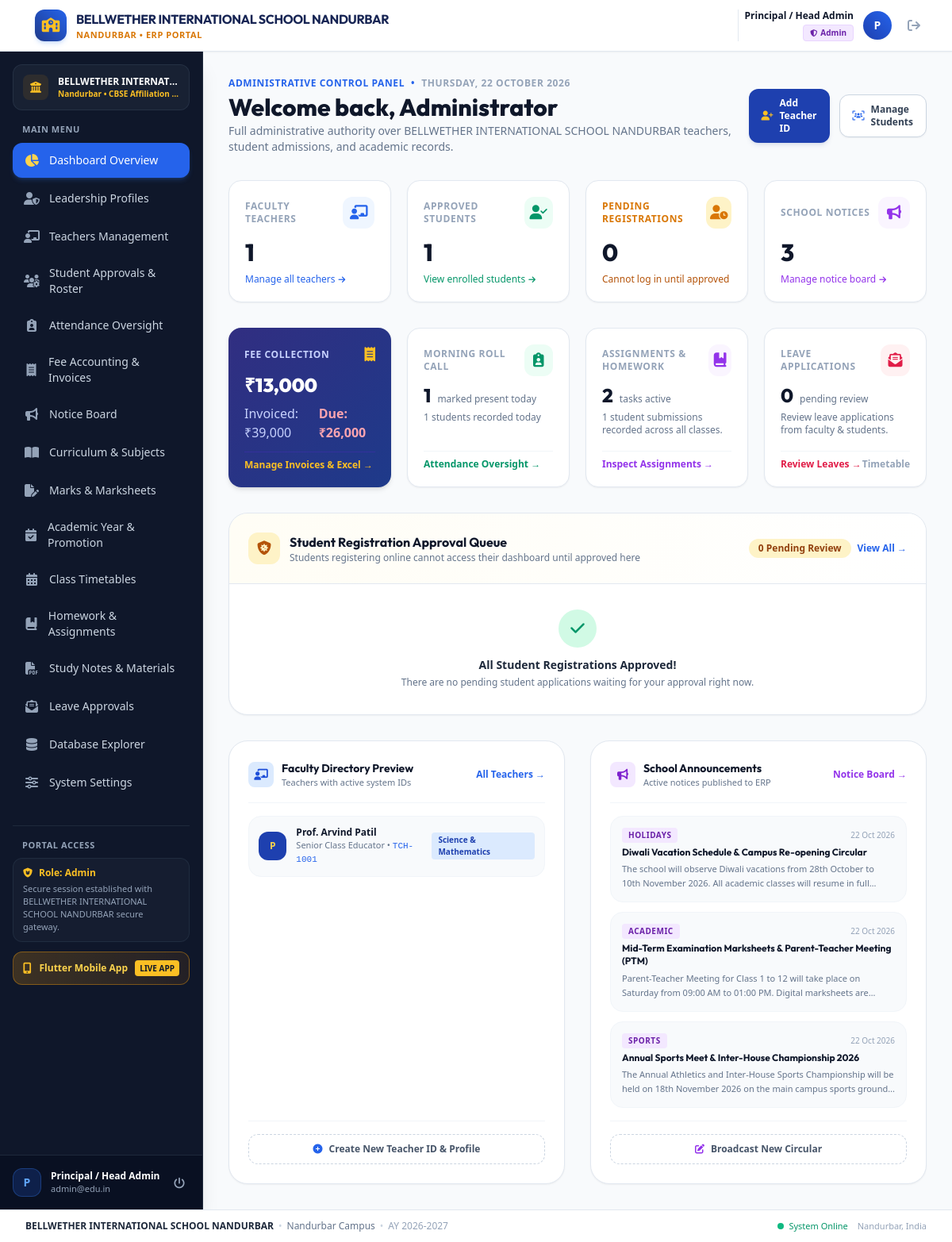
/admin/index.php (signed in), run on the app's committed database.
### tables this page shows
CREATE TABLE settings (
            key TEXT PRIMARY KEY,
            value TEXT
        );

CREATE TABLE teachers (
            id INTEGER PRIMARY KEY AUTOINCREMENT,
            user_id INTEGER UNIQUE NOT NULL,
            teacher_code TEXT UNIQUE NOT NULL,
            full_name TEXT NOT NULL,
            gender TEXT,
            phone TEXT,
            department TEXT NOT NULL,
            designation TEXT,
            qualification TEXT,
            joining_date TEXT, assigned_class TEXT DEFAULT NULL, photo TEXT DEFAULT NULL,
            FOREIGN KEY (user_id) REFERENCES users(id) ON DELETE CASCADE
        );

CREATE TABLE notices (
            id INTEGER PRIMARY KEY AUTOINCREMENT,
            title TEXT NOT NULL,
            content TEXT NOT NULL,
            audience TEXT CHECK(audience IN ('all', 'teachers', 'students')) DEFAULT 'all',
            category TEXT DEFAULT 'Circular',
            posted_by INTEGER,
            created_at DATETIME DEFAULT CURRENT_TIMESTAMP
        );

### admin/index.php (the view, shortened to what the rows shown need)
<?php
require_once __DIR__ . '/../includes/auth.php';
$recent_teachers = $pdo->query("
    SELECT t.*, u.email, u.status
    FROM teachers t
    JOIN users u ON t.user_id = u.id
    ORDER BY t.id DESC LIMIT 4
")->fetchAll();
$recent_notices = $pdo->query("SELECT * FROM notices ORDER BY id DESC LIMIT 3")->fetchAll();
?>
<?php
require_once __DIR__ . '/../includes/header.php';
require_once __DIR__ . '/../includes/sidebar.php';
?>
<main class="flex-1 overflow-y-auto bg-slate-50 p-4 sm:p-6 lg:p-8">
    <div class="flex flex-col sm:flex-row sm:items-center justify-between gap-4 mb-8">
        <div>
            <div class="flex items-center space-x-2 text-xs font-bold text-blue-600 uppercase tracking-wider mb-1">
                <span>Administrative Control Panel</span>
                <span>&bull;</span>
                <span class="text-slate-400"><?= date('l, d F Y') ?></span>
            </div>
            <h1 class="text-2xl sm:text-3xl font-extrabold text-slate-900 font-['Outfit']">
                Welcome back, Administrator
            </h1>
            <p class="text-xs sm:text-sm text-slate-500 mt-0.5">
                Full administrative authority over <?= htmlspecialchars($school_name) ?> teachers, student admissions, and academic records.
            </p>
        </div>
    </div>
    <section class="mb-8">
        <div class="bg-white rounded-3xl border border-slate-200 shadow-sm overflow-hidden">
            <div class="p-5 sm:p-6 border-b border-slate-200 flex flex-col sm:flex-row sm:items-center justify-between gap-3 bg-gradient-to-r from-amber-50/50 to-white">
                <div class="flex items-center space-x-3">
                    <div>
                        <h2 class="text-base font-bold text-slate-900 font-['Outfit']">Student Registration Approval Queue</h2>
                    </div>
                </div>
            </div>
        </div>
    </section>
    <div class="grid grid-cols-1 lg:grid-cols-2 gap-8">
        <div class="bg-white rounded-3xl border border-slate-200 shadow-sm p-6 flex flex-col justify-between">
            <div>
                <div class="space-y-3">
                    <?php foreach ($recent_teachers as $t): ?>
                        <div class="flex items-center justify-between p-3 rounded-2xl bg-slate-50 border border-slate-100 hover:bg-slate-100/70 transition">
                            <div class="flex items-center space-x-3">
                                <div class="w-9 h-9 rounded-xl bg-navy-800 text-amber-300 flex items-center justify-center font-bold text-xs">
                                    <?= strtoupper(substr($t['full_name'], 0, 1)) ?>
                                </div>
                                <div>
                                    <p class="text-xs font-bold text-slate-900"><?= htmlspecialchars($t['full_name']) ?></p>
                                    <p class="text-[11px] text-slate-500"><?= htmlspecialchars($t['designation'] ?: $t['department']) ?> &bull; <span class="font-mono text-blue-600"><?= htmlspecialchars($t['teacher_code']) ?></span></p>
                                </div>
                            </div>
                            <span class="px-2 py-0.5 rounded text-[10px] font-bold bg-blue-100 text-blue-800">
                                <?= htmlspecialchars($t['department']) ?>
                            </span>
                        </div>
                    <?php endforeach; ?>
                </div>
            </div>
        </div>
        <div class="bg-white rounded-3xl border border-slate-200 shadow-sm p-6 flex flex-col justify-between">
            <div>
                <div class="space-y-3">
                    <?php foreach ($recent_notices as $n): ?>
                        <div class="p-3.5 rounded-2xl bg-slate-50 border border-slate-100">
                            <div class="flex items-center justify-between mb-1">
                                <span class="text-[10px] font-bold uppercase tracking-wider px-2 py-0.5 rounded bg-purple-100 text-purple-800">
                                    <?= htmlspecialchars($n['category']) ?>
                                </span>
                                <span class="text-[10px] text-slate-400">
                                    <?= date('d M Y', strtotime($n['created_at'])) ?>
                                </span>
                            </div>
                            <h4 class="text-xs font-bold text-slate-900 leading-snug"><?= htmlspecialchars($n['title']) ?></h4>
                            <p class="text-[11px] text-slate-500 line-clamp-2 mt-1 leading-relaxed"><?= htmlspecialchars($n['content']) ?></p>
                        </div>
                    <?php endforeach; ?>
                </div>
            </div>
        </div>
    </div>
</main>
<?php require_once __DIR__ . '/../includes/footer.php'; ?>

### includes/header.php (shortened to what the rows shown need)
<?php
require_once __DIR__ . '/auth.php';
$school_name = get_setting($pdo, 'school_name', 'BELLWETHER INTERNATIONAL SCHOOL NANDURBAR');
$school_city = get_setting($pdo, 'school_city', 'Nandurbar');
?>
<!DOCTYPE html>
<html lang="en" class="h-full bg-slate-50">
<head>
    <script src="https://cdn.tailwindcss.com"></script>
    <link rel="stylesheet" href="https://cdnjs.cloudflare.com/ajax/libs/font-awesome/6.5.1/css/all.min.css">
    <link rel="stylesheet" href="/assets/css/custom.css">
</head>
<body class="h-full flex flex-col font-sans text-slate-800 antialiased bg-slate-50">
    <header class="bg-white border-b border-slate-200 sticky top-0 z-30 shadow-sm no-print">
        <div class="px-4 sm:px-6 lg:px-8">
            <div class="flex items-center justify-between h-16">
                <div class="flex items-center space-x-3">
                    <a href="/" class="flex items-center space-x-2 sm:space-x-3 group min-w-0">
                        <div class="min-w-0">
                            <span class="text-xs sm:text-sm md:text-base font-bold tracking-tight text-navy-950 font-['Outfit'] block leading-tight truncate max-w-[130px] xs:max-w-[180px] sm:max-w-xs md:max-w-md lg:max-w-xl" title="<?= htmlspecialchars($school_name) ?>"><?= htmlspecialchars($school_name) ?></span>
                            <span class="text-[9px] sm:text-[11px] font-semibold tracking-wider text-amber-600 uppercase block truncate"><?= htmlspecialchars($school_city) ?> • ERP Portal</span>
                        </div>
                    </a>
                </div>
            </div>
        </div>
    </header>
    <div class="flex-1 flex overflow-hidden">

### includes/sidebar.php (shortened to what the rows shown need)
<?php
$user = current_user();
$role = $user['role'] ?? 'student';
$school_name = isset($pdo) ? get_setting($pdo, 'school_name', 'BELLWETHER INTERNATIONAL SCHOOL NANDURBAR') : 'BELLWETHER INTERNATIONAL SCHOOL NANDURBAR';
$school_city = isset($pdo) ? get_setting($pdo, 'school_city', 'Nandurbar') : 'Nandurbar';
$school_affiliation = isset($pdo) ? get_setting($pdo, 'school_affiliation', 'CBSE #113042') : 'CBSE';
?>
<aside id="sidebar" class="fixed inset-y-0 left-0 z-40 w-64 bg-slate-900 text-slate-300 transform -translate-x-full lg:translate-x-0 lg:static lg:inset-auto transition-transform duration-200 ease-in-out flex flex-col justify-between shrink-0 shadow-xl border-r border-slate-800 no-print">
    <div class="p-4 flex-1 flex flex-col overflow-y-auto">
        <div class="px-3 py-3 mb-4 rounded-xl bg-slate-800/60 border border-slate-700/50 flex items-center space-x-3 min-w-0">
            <div class="min-w-0 flex-1">
                <p class="text-xs font-bold text-white truncate" title="<?= htmlspecialchars($school_name) ?>"><?= htmlspecialchars($school_name) ?></p>
                <p class="text-[10px] text-amber-400 font-semibold truncate"><?= htmlspecialchars($school_city) ?> • <?= htmlspecialchars($school_affiliation) ?></p>
            </div>
        </div>
        <div class="mt-8 pt-4 border-t border-slate-800">
            <div class="px-3 py-2.5 rounded-xl bg-slate-800/40 border border-slate-700/40 text-xs text-slate-300">
                <div class="flex items-center space-x-2 text-amber-400 font-semibold mb-1">
                    <i class="fa-solid fa-shield-cat"></i>
                    <span>Role: <?= ucfirst($role) ?></span>
                </div>
                <p class="text-[11px] text-slate-400">Secure session established with <?= htmlspecialchars($school_name) ?> secure gateway.</p>
            </div>
        </div>
    </div>
</aside>

### includes/footer.php (shortened to what the rows shown need)
<?php
$footer_school_name = isset($pdo) ? get_setting($pdo, 'school_name', 'BELLWETHER INTERNATIONAL SCHOOL NANDURBAR') : 'BELLWETHER INTERNATIONAL SCHOOL NANDURBAR';
$footer_school_city = isset($pdo) ? get_setting($pdo, 'school_city', 'Nandurbar') : 'Nandurbar';
?>
    </div>
    <footer class="bg-white border-t border-slate-200 py-3 px-4 sm:px-6 lg:px-8 text-xs text-slate-500 flex flex-col sm:flex-row items-center justify-between gap-2 no-print">
        <div class="flex flex-wrap items-center justify-center sm:justify-start gap-1.5 text-center sm:text-left min-w-0">
            <span class="font-bold text-slate-800 break-words"><?= htmlspecialchars($footer_school_name) ?></span>
            <span class="text-slate-300 hidden sm:inline">&bull;</span>
            <span class="text-slate-500"><?= htmlspecialchars($footer_school_city) ?> Campus</span>
            <span class="text-slate-300 hidden sm:inline">&bull;</span>
            <span class="text-slate-400">AY 2026-2027</span>
        </div>
        <div class="flex items-center space-x-3 shrink-0">
            <span class="inline-flex items-center text-emerald-600 font-medium text-[11px]">
                <span class="w-2 h-2 rounded-full bg-emerald-500 mr-1.5 animate-pulse"></span> System Online
            </span>
            <span class="text-slate-400 text-[11px]"><?= htmlspecialchars($footer_school_city) ?>, India</span>
        </div>
    </footer>
</body>
</html>

### data on the page
settings: value "BELLWETHER INTERNATIONAL SCHOOL NANDURBAR", value "BELLWETHER INTERNAT…"
settings: value "NANDURBAR", value "Nandurbar"
settings: value "CBSE Affiliation…"
teachers: full_name "P", full_name "Prof. Arvind Patil", designation "Senior Class Educator", teacher_code "TCH-1001", department "Science & Mathematics"
notices: category "HOLIDAYS", created_at "22 Oct 2026", title "Diwali Vacation Schedule & Campus Re-opening Circular", content "The school will observe Diwali vacations from 28th October to 10th November 2026. All academic classes will resume in…"
notices: category "ACADEMIC", created_at "22 Oct 2026", title "Mid-Term Examination Marksheets & Parent-Teacher Meeting (PTM)", content "Parent-Teacher Meeting for Class 1 to 12 will take place on Saturday from 09:00 AM to 01:00 PM. Digital marksheets…"
notices: category "SPORTS", created_at "22 Oct 2026", title "Annual Sports Meet & Inter-House Championship 2026", content "The Annual Athletics and Inter-House Sports Championship will be held on 18th November 2026 on the main campus sports…"

### other printed values
$current_user['name'] "Principal / Head Admin"
$role_label "Admin"
substr($current_user['name'], 0, 1) "P"
$item['title'] "Dashboard Overview"
$item['title'] "Leadership Profiles"
$item['title'] "Teachers Management"
$item['title'] "Student Approvals & Roster"
$item['title'] "Attendance Oversight"
$item['title'] "Fee Accounting & Invoices"
$item['title'] "Notice Board"
$item['title'] "Curriculum & Subjects"
$item['title'] "Marks & Marksheets"
$item['title'] "Academic Year & Promotion"
$item['title'] "Class Timetables"
$item['title'] "Homework & Assignments"
